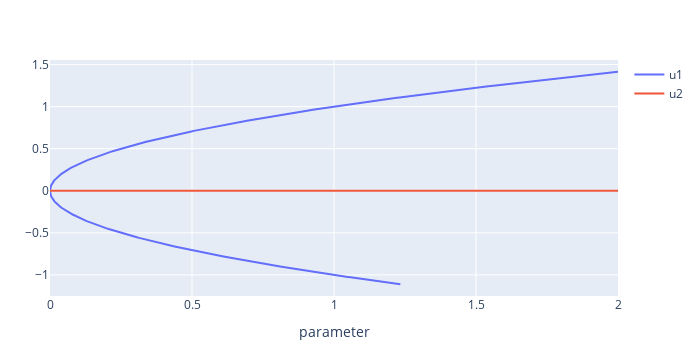

Notebook code cell kept with this figure:
### Code cell
par_values, conditions = continuation(hopf2d, [1 1.0], 6, "beta", 2:-0.01:0, discretisation="shooting")

# Create trace
u1 = scatter(
    x = par_values,
    y = conditions[:,1],
    mode="lines",
    name="u1",
    showlegend=true
    )
u2 = scatter(
    x = par_values,
    y = conditions[:,2],
    mode="lines",
    name="u2",
    showlegend=true
    )

layout = Layout(
    xaxis_title = "parameter",
    # yaxis_type="log",
    yaxis_exponentformat="power",
    # yaxis_title = "",
    width=700, height=350,
    )

plot([u1, u2], layout)

### Figure 1 — Plotly figure (JSON) as saved in the notebook; plotly's stock layout.template omitted (floating-point values rounded to 4 significant figures; data arrays with more than 128 entries replaced by an {"elided": "..."} marker saying what was removed)
{"data": [{"mode": "lines", "name": "u1", "showlegend": true, "type": "scatter", "x": {"elided": "404 float values"}, "y": {"elided": "404 float values"}}, {"mode": "lines", "name": "u2", "showlegend": true, "type": "scatter", "x": {"elided": "404 float values"}, "y": {"elided": "404 float values"}}], "layout": {"height": 350, "margin": {"b": 50, "l": 50, "r": 50, "t": 60}, "width": 700, "xaxis": {"title": {"text": "parameter"}}, "yaxis": {"exponentformat": "power"}}}
